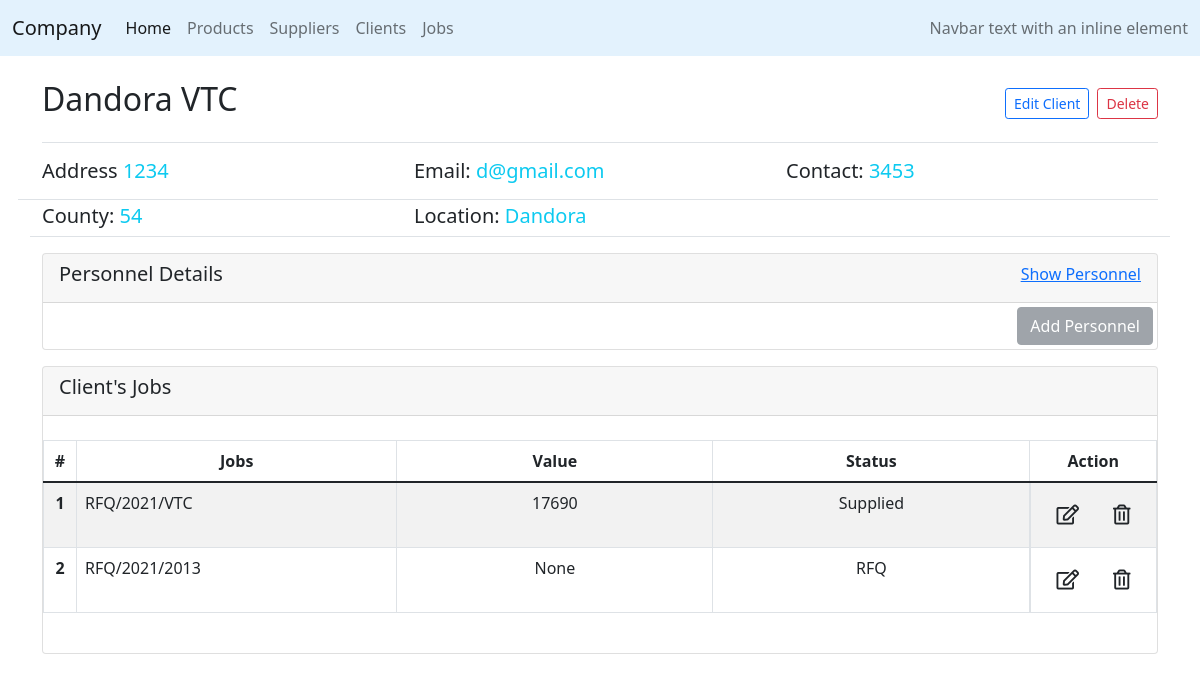
The app's page /company/clients/10, older data.
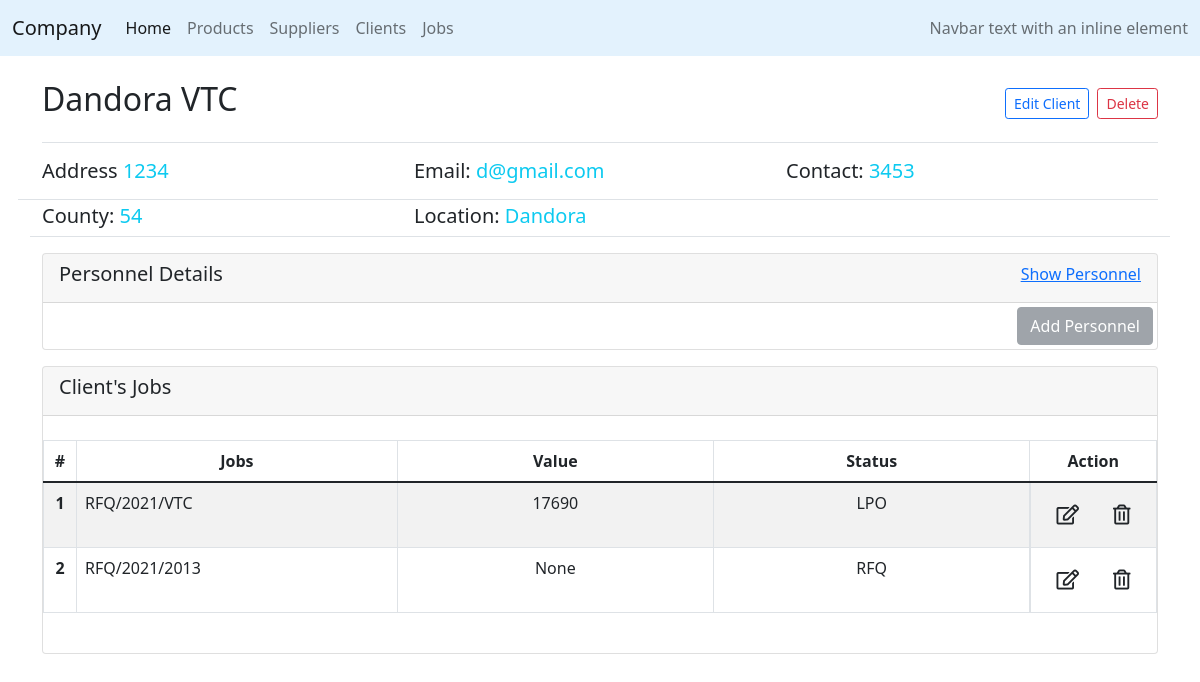
The same page, newer data.
### company/models.py (models this page shows, shortened)
class Job(models.Model):
    id = models.BigAutoField(primary_key=True)
    code = models.CharField(max_length=64)
    client = models.ForeignKey(Client, related_name="client", blank=True, on_delete=models.CASCADE)
    value = models.IntegerField(null=True)
    status = models.CharField(max_length=64, default = "RFQ")
    lpo = models.CharField(max_length=64, blank=True)

### company/views.py (the view, shortened to what this page needs)
# urls.py: path('clients/<int:id>', views.clientDetail, name='clientDetail'),
def clientDetail(request, id):
    client = Client.objects.get(pk=id)
    personnel = client.personnel.all()
    jobs = client.client.all()
    context = {
        "client": client,
        "personnel": personnel,
        "counties": counties,
        "jobs": jobs
    }
    return render(request, "company/clientDetails.html", context)

### company/templates/company/clientDetails.html (shortened to what this page needs)
{% extends "company/layout.html" %}
{% block body %}
<div class="container">
    <div class="d-flex justify-content-between border-bottom mt-4 pb-3">
        <div id="name">
            <h2>
                <span  class="cName">{{client.nameC}}</span>
            </h2>
        </div>
        <div class="d-flex align-items-center justify-content-between">
            <button class="btn btn-outline-primary btn-sm mx-2" id="editsupplier">Edit Client</button>
            <button class="btn btn-outline-danger btn-sm" id="deleteCompany">Delete</button>
        </div>
    </div>
    <div id="companyDetails" class="row mt-3 border-bottom">
        <div class="border-bottom col-12 row pb-2">
            <h5 class="col-md-4">
                Address
                <span class="text-info cAddress">{{client.address}}</span>
            </h5>
            <h5 class="col-md-4">
                Email:
                <span class="text-info cEmail">{{client.email}}</span>
            </h5>
            <h5 class="col-md-4">
                Contact:
                <span class="text-info cContact">{{client.contact}}</span>
        </div>
        <div class="col-12 pt-1 row">
            <h5 class="col-md-4">
                County:
                <span class="text-info cCounty">{{client.county}}</span>
            </h5>
            <h5 class="col-md-6">
                Location:
                <span class="text-info cLocation">{{client.location}}</span>
            </h5>
        </div>
    </div>
    <div class="card mt-3" id="personnelSection">
        <div class="card-header d-flex justify-content-between">
            <h5>Personnel Details</h5>
            <a class="showPersonnel">Show Personnel</a>
        </div>
        <div class="d-flex flex-row-reverse m-1">
            <button class="btn btn-secondary" id="addPerson">Add Personnel</button>
        </div>
    </div>
    <div class="card mt-3" id="jobSection">
        <div class="card-header">
            <h5>Client's Jobs</h5>
        </div>
        <div class="table-responsive my-4" id="jobs">
            <table class="table table-striped table-bordered table-hover">
                <thead>
                  <tr>
                    <th scope="col" style="width:3%" class="text-center">#</th>
                    <th scope="col" style="width:30%" class="text-center">Jobs</th>
                    <th scope="col" style="width:30%" class="text-center">Value</th>
                    <th scope="col" style="width:30%" class="text-center">Status</th>
                    <th scope="col" style="width:30%" class="text-center">Action</th>
                  </tr>
                </thead>
                <tbody id="jobsTable">
                    {% for job in jobs %}
                        <tr id="{{job.id}}">
                            <th scope="row" class="rowCounter text-center"></th>
                            <td id="code" class="" > {{job.code}}</td>
                            <td id="value" class="text-center"> {{job.value}} </td>
                            <td id="status" class="text-center">{{job.status}}</td>
                            <td class="d-flex justify-content-center">
                                <button id="editPriceButton" class="pr-1 btn btn-lg text-dark" >
                                    <i class="far fa-edit"></i>
                                </button>
                                <button id="deleteProductButton" class="pl-0 btn btn-lg text-dark">
                                    <i class="far fa-trash-alt"></i>
                                </button>
                            </td>
                        </tr>
                    {% endfor %}
                </tbody>
            </table>
        </div>
    </div>
</div>
{%endblock%}
{% load static %}

Row changes from the older to the newer data that the page shows:
changed Job: status "Supplied" → "LPO"
